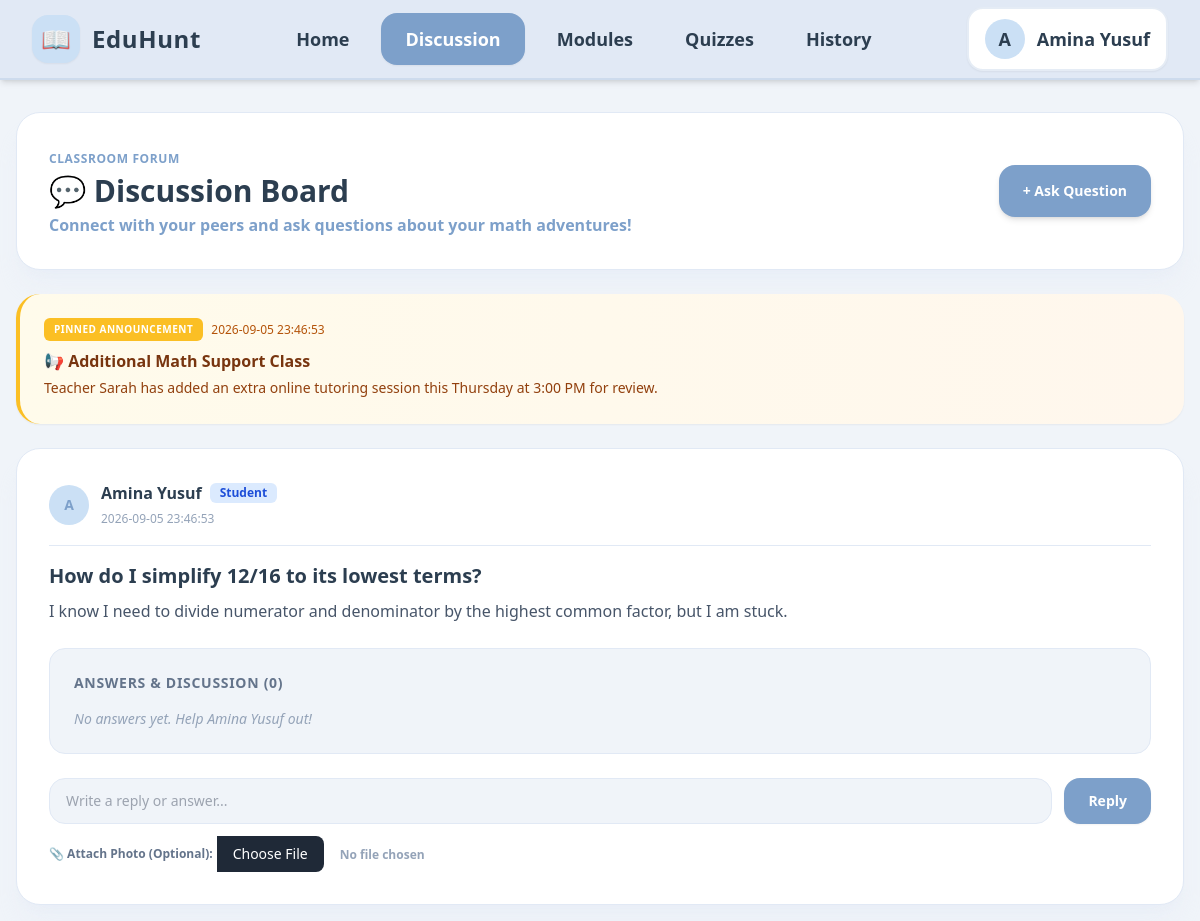
The app's page /student/discussion.php with its own data.
### tables this page shows
CREATE TABLE students (
        id INTEGER PRIMARY KEY AUTOINCREMENT, 
        classroom_id INTEGER, 
        name TEXT NOT NULL, 
        status TEXT NOT NULL, 
        score INTEGER DEFAULT 0, 
        role TEXT DEFAULT 'student', 
        FOREIGN KEY(classroom_id) REFERENCES classrooms(id) ON DELETE SET NULL
    );

CREATE TABLE announcements (
        id INTEGER PRIMARY KEY AUTOINCREMENT,
        title TEXT NOT NULL,
        content TEXT NOT NULL,
        is_active INTEGER DEFAULT 1,
        created_at DATETIME DEFAULT CURRENT_TIMESTAMP
    );

CREATE TABLE discussion_posts (
        id INTEGER PRIMARY KEY AUTOINCREMENT,
        student_id INTEGER NOT NULL,
        title TEXT NOT NULL,
        content TEXT NOT NULL,
        image_url TEXT DEFAULT NULL,
        created_at DATETIME DEFAULT CURRENT_TIMESTAMP,
        FOREIGN KEY(student_id) REFERENCES students(id) ON DELETE CASCADE
    );

### student/discussion.php (the view, shortened to what this page needs)
<?php
require_once __DIR__ . '/../config/db.php';
$student_id = $_SESSION['student_id'] ?? 1;
$stmt_student = $pdo->prepare("SELECT * FROM students WHERE id = ?");
$stmt_student->execute([$student_id]);
$current_student = $stmt_student->fetch();
if (!$current_student) {
    $current_student = [
        'id' => 1,
        'name' => 'Aina',
        'role' => 'student',
        'level' => 4,
        'xp' => 320
    ];
} else {
    $current_student['level'] = $current_student['level'] ?? 4;
    $current_student['xp'] = $current_student['xp'] ?? 320;
}
$announcementsStmt = $pdo->query("
    SELECT id, title, content, created_at
    FROM announcements
    WHERE is_active = 1
    ORDER BY created_at DESC
");
$announcements = $announcementsStmt->fetchAll();
$postsStmt = $pdo->query("
    SELECT p.id, p.title, p.content, p.image_url, p.created_at, s.name as author, s.role
    FROM discussion_posts p
    LEFT JOIN students s ON p.student_id = s.id
    ORDER BY p.created_at DESC
");
$discussions = $postsStmt->fetchAll();
?>
<!DOCTYPE html>
<html lang="en">
<head>
    <script src="https://cdn.tailwindcss.com"></script>
    <link href="https://cdn.jsdelivr.net/npm/flowbite@2.5.1/dist/flowbite.min.css" rel="stylesheet" />
</head>
<body class="bg-pastel-bg text-pastel-text min-h-screen flex flex-col items-center justify-start p-4 pt-28">
    <nav class="bg-pastel-nav fixed w-full h-20 z-50 top-0 start-0 border-b-2 border-pastel-primary/20 shadow-md flex items-center">
        <div class="w-full max-w-[85rem] mx-auto px-8 flex items-center justify-between">
            <a href="index.php" class="flex items-center gap-3 flex-shrink-0">
                <div class="bg-pastel-badge w-12 h-12 rounded-2xl flex items-center justify-center shadow-sm">
                    <span class="text-2xl">📖</span>
                </div>
                <span class="text-2xl font-black tracking-wide text-pastel-text hidden lg:block">EduHunt</span>
            </a>
            <div class="hidden md:flex items-center justify-center flex-1 mx-6">
                <ul class="flex items-center gap-3 text-lg font-bold">
                    <li><a href="index.php" class="flex items-center px-5 py-3 rounded-2xl text-pastel-text hover:bg-pastel-card hover:text-pastel-primary">Home</a></li>
                    <li><a href="discussion.php" class="flex items-center px-6 py-3 rounded-2xl bg-pastel-primary text-white shadow-sm">Discussion</a></li>
                    <li><a href="module.php" class="flex items-center px-5 py-3 rounded-2xl text-pastel-text hover:bg-pastel-card hover:text-pastel-primary">Modules</a></li>
                    <li><a href="quiz.php" class="flex items-center px-5 py-3 rounded-2xl text-pastel-text hover:bg-pastel-card hover:text-pastel-primary">Quizzes</a></li>
                    <li><a href="history.php" class="flex items-center px-5 py-3 rounded-2xl text-pastel-text hover:bg-pastel-card hover:text-pastel-primary">History</a></li>
                </ul>
            </div>
            <div class="flex items-center flex-shrink-0 relative">
                <div class="flex items-center gap-3 py-2.5 px-4 bg-pastel-card border-2 border-pastel-primary/20 rounded-2xl shadow-sm">
                    <div class="w-10 h-10 rounded-full bg-pastel-badge flex items-center justify-center font-black text-pastel-text text-lg">
                        <?= strtoupper(substr($current_student['name'], 0, 1)) ?>
                    </div>
                    <span class="text-lg font-bold text-pastel-text hidden sm:block"><?= htmlspecialchars($current_student['name']) ?></span>
                </div>
            </div>
        </div>
    </nav>
    <main class="w-full max-w-[85rem] flex flex-col gap-6">
        <div class="bg-pastel-card border border-pastel-nav px-8 py-8 rounded-3xl shadow-xl shadow-pastel-nav/30 flex flex-col sm:flex-row justify-between items-start sm:items-center gap-4">
            <div>
                <span class="text-xs font-bold text-pastel-primary uppercase tracking-wider">Classroom Forum</span>
                <h1 class="text-2xl sm:text-3xl font-black text-pastel-text mt-1">💬 Discussion Board</h1>
                <p class="text-pastel-primary font-semibold mt-1">Connect with your peers and ask questions about your math adventures!</p>
            </div>
            <button onclick="toggleModal()" class="bg-pastel-primary hover:bg-pastel-hover text-white text-sm font-bold px-6 py-4 rounded-2xl transition shadow-md flex items-center gap-2 cursor-pointer">
                <span>+ Ask Question</span>
            </button>
        </div>
        <?php if (!empty($announcements)): ?>
            <div class="space-y-4">
                <?php foreach ($announcements as $announcement): ?>
                    <div class="bg-gradient-to-r from-amber-50 to-orange-50 border-l-4 border-amber-400 p-6 rounded-3xl shadow-sm relative">
                        <div class="flex items-center justify-between mb-2">
                            <div class="flex items-center gap-2">
                                <span class="bg-amber-400 text-white text-[10px] font-black px-2.5 py-1 rounded-md uppercase tracking-wider">Pinned Announcement</span>
                                <span class="text-xs text-amber-700 font-medium"><?= htmlspecialchars($announcement['created_at']) ?></span>
                            </div>
                        </div>
                        <h3 class="text-base font-bold text-amber-900 mb-1"><?= htmlspecialchars($announcement['title']) ?></h3>
                        <p class="text-sm text-amber-800 leading-relaxed"><?= htmlspecialchars($announcement['content']) ?></p>
                    </div>
                <?php endforeach; ?>
            </div>
        <?php endif; ?>
        <div class="space-y-6">
            <?php if (empty($discussions)): ?>
                <div class="bg-pastel-card p-12 text-center rounded-3xl border border-pastel-nav shadow-sm">
                    <p class="text-slate-400 text-base">No questions asked yet. Click <strong>+ Ask Question</strong> to start one!</p>
                </div>
            <?php else: ?>
                <?php foreach ($discussions as $post): ?>
                    <div class="bg-pastel-card p-8 rounded-3xl border border-pastel-nav shadow-xl shadow-pastel-nav/30">
                        <div class="flex items-center justify-between border-b border-pastel-nav pb-4 mb-4">
                            <div class="flex items-center gap-3">
                                <div class="w-10 h-10 rounded-full bg-pastel-badge text-pastel-primary font-bold text-sm flex items-center justify-center">
                                    <?= strtoupper(substr($post['author'] ?? 'U', 0, 1)) ?>
                                </div>
                                <div>
                                    <div class="flex items-center gap-2">
                                        <span class="font-bold text-base text-pastel-text">
                                            <?= htmlspecialchars($post['author'] ?? 'Deleted Student') ?>
                                        </span>
                                        <?php if (($post['role'] ?? '') === 'teacher'): ?>
                                            <span class="bg-amber-100 text-amber-700 text-xs font-bold px-2.5 py-0.5 rounded-md">Teacher</span>
                                        <?php else: ?>
                                            <span class="bg-blue-100 text-blue-700 text-xs font-bold px-2.5 py-0.5 rounded-md">Student</span>
                                        <?php endif; ?>
                                    </div>
                                    <span class="text-xs text-slate-400"><?= htmlspecialchars($post['created_at']) ?></span>
                                </div>
                            </div>
                        </div>
                        <h2 class="text-xl font-bold text-pastel-text mb-2"><?= htmlspecialchars($post['title']) ?></h2>
                        <p class="text-base text-slate-600 mb-6 leading-relaxed"><?= htmlspecialchars($post['content']) ?></p>
                        <div class="space-y-4 bg-pastel-bg p-6 rounded-2xl border border-pastel-nav mb-6">
                            <h3 class="text-sm font-bold text-slate-500 uppercase tracking-wider mb-3">
                                Answers & Discussion (<?= count($post['replies']) ?>)
                            </h3>
                            <?php if (empty($post['replies'])): ?>
                                <p class="text-sm text-slate-400 italic">No answers yet. Help <?= htmlspecialchars($post['author'] ?? 'them') ?> out!</p>
                            <?php endif; ?>
                        </div>
                        <form action="discussion.php" method="POST" enctype="multipart/form-data" class="space-y-3">
                            <div class="flex gap-3">
                                <input type="text" name="reply_content" placeholder="Write a reply or answer..." class="flex-1 text-sm bg-pastel-bg px-4 py-3 rounded-2xl border border-pastel-nav focus:outline-none focus:border-pastel-primary">
                                <button type="submit" class="bg-pastel-primary hover:bg-pastel-hover text-white text-sm font-bold px-6 py-3 rounded-2xl transition shadow-sm cursor-pointer">
                                    Reply
                                </button>
                            </div>
                            <div class="flex items-center gap-2">
                                <label class="text-xs text-slate-500 font-semibold cursor-pointer hover:text-pastel-primary flex items-center gap-1">
                                    <span>📎 Attach Photo (Optional):</span>
                                    <input type="file" name="reply_image" accept="image/*" class="text-xs text-slate-400 file:mr-2 file:py-1 file:px-3 file:rounded-lg file:border-0 file:text-xs file:font-semibold file:bg-blue-50 file:text-pastel-primary hover:file:bg-blue-100 cursor-pointer">
                                </label>
                            </div>
                        </form>
                    </div>
                <?php endforeach; ?>
            <?php endif; ?>
        </div>
    </main>
</body>
</html>

### records on screen
students: name "A", name "Amina Yusuf"
announcements: created_at "2026-09-05 23:46:53", title "📢 Additional Math Support Class", content "Teacher Sarah has added an extra online tutoring session this Thursday at 3:00 PM for review."
discussion_posts: student.name "A", student.name "Amina Yusuf", created_at "2026-09-05 23:46:53", title "How do I simplify 12/16 to its lowest terms?", content "I know I need to divide numerator and denominator by the highest common factor, but I am stuck.", count($post['replies']) "0"
